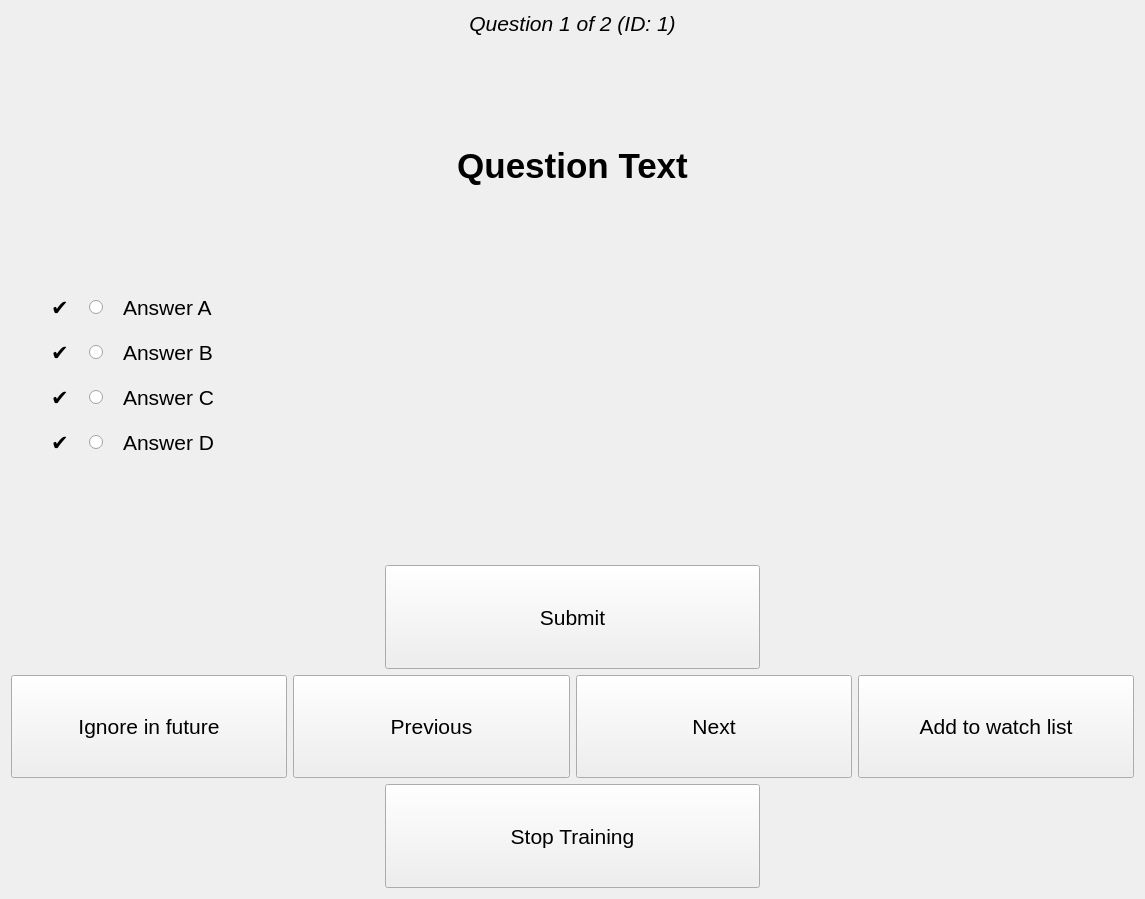
<?xml version="1.0" encoding="UTF-8"?>
<ui version="4.0">
 <class>question_widget</class>
 <widget class="QWidget" name="question_widget">
  <property name="geometry">
   <rect>
    <x>0</x>
    <y>0</y>
    <width>1145</width>
    <height>899</height>
   </rect>
  </property>
  <property name="sizePolicy">
   <sizepolicy hsizetype="Preferred" vsizetype="Preferred">
    <horstretch>0</horstretch>
    <verstretch>0</verstretch>
   </sizepolicy>
  </property>
  <property name="windowTitle">
   <string>Form</string>
  </property>
  <layout class="QVBoxLayout" name="verticalLayout_2">
   <item>
    <widget class="QLabel" name="label_question_number">
     <property name="font">
      <font>
       <pointsize>16</pointsize>
       <italic>true</italic>
      </font>
     </property>
     <property name="text">
      <string>Question 1 of 2 (ID: 1)</string>
     </property>
     <property name="alignment">
      <set>Qt::AlignCenter</set>
     </property>
    </widget>
   </item>
   <item>
    <spacer name="verticalSpacer_8">
     <property name="orientation">
      <enum>Qt::Vertical</enum>
     </property>
     <property name="sizeHint" stdset="0">
      <size>
       <width>20</width>
       <height>91</height>
      </size>
     </property>
    </spacer>
   </item>
   <item>
    <widget class="QLabel" name="label_question">
     <property name="font">
      <font>
       <pointsize>26</pointsize>
       <bold>true</bold>
      </font>
     </property>
     <property name="text">
      <string>Question Text</string>
     </property>
     <property name="alignment">
      <set>Qt::AlignCenter</set>
     </property>
     <property name="wordWrap">
      <bool>true</bool>
     </property>
    </widget>
   </item>
   <item>
    <spacer name="verticalSpacer">
     <property name="orientation">
      <enum>Qt::Vertical</enum>
     </property>
     <property name="sizeHint" stdset="0">
      <size>
       <width>20</width>
       <height>66</height>
      </size>
     </property>
    </spacer>
   </item>
   <item>
    <layout class="QHBoxLayout" name="horizontalLayout_answers">
     <item>
      <spacer name="horizontalSpacer">
       <property name="orientation">
        <enum>Qt::Horizontal</enum>
       </property>
       <property name="sizeType">
        <enum>QSizePolicy::Preferred</enum>
       </property>
       <property name="sizeHint" stdset="0">
        <size>
         <width>40</width>
         <height>20</height>
        </size>
       </property>
      </spacer>
     </item>
     <item>
      <layout class="QVBoxLayout" name="verticalLayout">
       <property name="spacing">
        <number>20</number>
       </property>
       <item>
        <layout class="QHBoxLayout" name="horizontalLayout_answer_A" stretch="0,0,1">
         <item>
          <widget class="QLabel" name="label_answer_A_result">
           <property name="font">
            <font>
             <pointsize>16</pointsize>
            </font>
           </property>
           <property name="text">
            <string>✔</string>
           </property>
           <property name="textFormat">
            <enum>Qt::RichText</enum>
           </property>
          </widget>
         </item>
         <item>
          <widget class="QRadioButton" name="radioButton_answer_A">
           <property name="sizePolicy">
            <sizepolicy hsizetype="Preferred" vsizetype="Preferred">
             <horstretch>0</horstretch>
             <verstretch>0</verstretch>
            </sizepolicy>
           </property>
           <property name="font">
            <font>
             <pointsize>16</pointsize>
            </font>
           </property>
           <property name="text">
            <string/>
           </property>
           <property name="iconSize">
            <size>
             <width>16</width>
             <height>16</height>
            </size>
           </property>
          </widget>
         </item>
         <item>
          <widget class="ClickableLabel" name="label_answer_A">
           <property name="font">
            <font>
             <pointsize>16</pointsize>
            </font>
           </property>
           <property name="text">
            <string>Answer A</string>
           </property>
           <property name="wordWrap">
            <bool>true</bool>
           </property>
          </widget>
         </item>
        </layout>
       </item>
       <item>
        <layout class="QHBoxLayout" name="horizontalLayout_answer_B" stretch="0,0,1">
         <item>
          <widget class="QLabel" name="label_answer_B_result">
           <property name="font">
            <font>
             <pointsize>16</pointsize>
            </font>
           </property>
           <property name="text">
            <string>✔</string>
           </property>
           <property name="textFormat">
            <enum>Qt::RichText</enum>
           </property>
          </widget>
         </item>
         <item>
          <widget class="QRadioButton" name="radioButton_answer_B">
           <property name="sizePolicy">
            <sizepolicy hsizetype="Preferred" vsizetype="Preferred">
             <horstretch>0</horstretch>
             <verstretch>0</verstretch>
            </sizepolicy>
           </property>
           <property name="font">
            <font>
             <pointsize>16</pointsize>
            </font>
           </property>
           <property name="text">
            <string/>
           </property>
          </widget>
         </item>
         <item>
          <widget class="ClickableLabel" name="label_answer_B">
           <property name="font">
            <font>
             <pointsize>16</pointsize>
            </font>
           </property>
           <property name="text">
            <string>Answer B</string>
           </property>
           <property name="wordWrap">
            <bool>true</bool>
           </property>
          </widget>
         </item>
        </layout>
       </item>
       <item>
        <layout class="QHBoxLayout" name="horizontalLayout_answer_C" stretch="0,0,1">
         <item>
          <widget class="QLabel" name="label_answer_C_result">
           <property name="font">
            <font>
             <pointsize>16</pointsize>
            </font>
           </property>
           <property name="text">
            <string>✔</string>
           </property>
           <property name="textFormat">
            <enum>Qt::RichText</enum>
           </property>
          </widget>
         </item>
         <item>
          <widget class="QRadioButton" name="radioButton_answer_C">
           <property name="sizePolicy">
            <sizepolicy hsizetype="Preferred" vsizetype="Preferred">
             <horstretch>0</horstretch>
             <verstretch>0</verstretch>
            </sizepolicy>
           </property>
           <property name="font">
            <font>
             <pointsize>16</pointsize>
            </font>
           </property>
           <property name="text">
            <string/>
           </property>
          </widget>
         </item>
         <item>
          <widget class="ClickableLabel" name="label_answer_C">
           <property name="font">
            <font>
             <pointsize>16</pointsize>
            </font>
           </property>
           <property name="text">
            <string>Answer C</string>
           </property>
           <property name="wordWrap">
            <bool>true</bool>
           </property>
          </widget>
         </item>
        </layout>
       </item>
       <item>
        <layout class="QHBoxLayout" name="horizontalLayout_answer_D" stretch="0,0,1">
         <item>
          <widget class="QLabel" name="label_answer_D_result">
           <property name="font">
            <font>
             <pointsize>16</pointsize>
            </font>
           </property>
           <property name="text">
            <string>✔</string>
           </property>
           <property name="textFormat">
            <enum>Qt::RichText</enum>
           </property>
          </widget>
         </item>
         <item>
          <widget class="QRadioButton" name="radioButton_answer_D">
           <property name="sizePolicy">
            <sizepolicy hsizetype="Preferred" vsizetype="Preferred">
             <horstretch>0</horstretch>
             <verstretch>0</verstretch>
            </sizepolicy>
           </property>
           <property name="font">
            <font>
             <pointsize>16</pointsize>
            </font>
           </property>
           <property name="text">
            <string/>
           </property>
          </widget>
         </item>
         <item>
          <widget class="ClickableLabel" name="label_answer_D">
           <property name="font">
            <font>
             <pointsize>16</pointsize>
            </font>
           </property>
           <property name="text">
            <string>Answer D</string>
           </property>
           <property name="wordWrap">
            <bool>true</bool>
           </property>
          </widget>
         </item>
        </layout>
       </item>
      </layout>
     </item>
     <item>
      <spacer name="horizontalSpacer_2">
       <property name="orientation">
        <enum>Qt::Horizontal</enum>
       </property>
       <property name="sizeType">
        <enum>QSizePolicy::Preferred</enum>
       </property>
       <property name="sizeHint" stdset="0">
        <size>
         <width>40</width>
         <height>20</height>
        </size>
       </property>
      </spacer>
     </item>
    </layout>
   </item>
   <item>
    <spacer name="verticalSpacer_6">
     <property name="orientation">
      <enum>Qt::Vertical</enum>
     </property>
     <property name="sizeType">
      <enum>QSizePolicy::Expanding</enum>
     </property>
     <property name="sizeHint" stdset="0">
      <size>
       <width>20</width>
       <height>24</height>
      </size>
     </property>
    </spacer>
   </item>
   <item>
    <layout class="QHBoxLayout" name="horizontalLayout_5">
     <item>
      <spacer name="horizontalSpacer_9">
       <property name="orientation">
        <enum>Qt::Horizontal</enum>
       </property>
       <property name="sizeType">
        <enum>QSizePolicy::Expanding</enum>
       </property>
       <property name="sizeHint" stdset="0">
        <size>
         <width>200</width>
         <height>20</height>
        </size>
       </property>
      </spacer>
     </item>
     <item>
      <widget class="QPushButton" name="button_submit">
       <property name="sizePolicy">
        <sizepolicy hsizetype="MinimumExpanding" vsizetype="MinimumExpanding">
         <horstretch>0</horstretch>
         <verstretch>0</verstretch>
        </sizepolicy>
       </property>
       <property name="font">
        <font>
         <pointsize>16</pointsize>
         <italic>false</italic>
         <bold>false</bold>
         <underline>false</underline>
         <strikeout>false</strikeout>
        </font>
       </property>
       <property name="text">
        <string>Submit</string>
       </property>
      </widget>
     </item>
     <item>
      <spacer name="horizontalSpacer_10">
       <property name="orientation">
        <enum>Qt::Horizontal</enum>
       </property>
       <property name="sizeType">
        <enum>QSizePolicy::Expanding</enum>
       </property>
       <property name="sizeHint" stdset="0">
        <size>
         <width>200</width>
         <height>20</height>
        </size>
       </property>
      </spacer>
     </item>
    </layout>
   </item>
   <item>
    <spacer name="verticalSpacer_7">
     <property name="orientation">
      <enum>Qt::Vertical</enum>
     </property>
     <property name="sizeType">
      <enum>QSizePolicy::Preferred</enum>
     </property>
     <property name="sizeHint" stdset="0">
      <size>
       <width>20</width>
       <height>0</height>
      </size>
     </property>
    </spacer>
   </item>
   <item>
    <layout class="QHBoxLayout" name="horizontalLayout_6">
     <item>
      <widget class="QPushButton" name="button_done">
       <property name="sizePolicy">
        <sizepolicy hsizetype="MinimumExpanding" vsizetype="MinimumExpanding">
         <horstretch>0</horstretch>
         <verstretch>0</verstretch>
        </sizepolicy>
       </property>
       <property name="font">
        <font>
         <pointsize>16</pointsize>
        </font>
       </property>
       <property name="text">
        <string>Ignore in future</string>
       </property>
       <property name="checkable">
        <bool>true</bool>
       </property>
      </widget>
     </item>
     <item>
      <widget class="QPushButton" name="button_previous">
       <property name="sizePolicy">
        <sizepolicy hsizetype="MinimumExpanding" vsizetype="MinimumExpanding">
         <horstretch>0</horstretch>
         <verstretch>0</verstretch>
        </sizepolicy>
       </property>
       <property name="font">
        <font>
         <pointsize>16</pointsize>
        </font>
       </property>
       <property name="text">
        <string>Previous</string>
       </property>
      </widget>
     </item>
     <item>
      <widget class="QPushButton" name="button_next">
       <property name="sizePolicy">
        <sizepolicy hsizetype="MinimumExpanding" vsizetype="MinimumExpanding">
         <horstretch>0</horstretch>
         <verstretch>0</verstretch>
        </sizepolicy>
       </property>
       <property name="font">
        <font>
         <pointsize>16</pointsize>
        </font>
       </property>
       <property name="text">
        <string>Next</string>
       </property>
      </widget>
     </item>
     <item>
      <widget class="QPushButton" name="button_watch">
       <property name="sizePolicy">
        <sizepolicy hsizetype="MinimumExpanding" vsizetype="MinimumExpanding">
         <horstretch>0</horstretch>
         <verstretch>0</verstretch>
        </sizepolicy>
       </property>
       <property name="font">
        <font>
         <pointsize>16</pointsize>
        </font>
       </property>
       <property name="text">
        <string>Add to watch list</string>
       </property>
       <property name="checkable">
        <bool>true</bool>
       </property>
       <property name="checked">
        <bool>false</bool>
       </property>
      </widget>
     </item>
    </layout>
   </item>
   <item>
    <spacer name="verticalSpacer_2">
     <property name="orientation">
      <enum>Qt::Vertical</enum>
     </property>
     <property name="sizeType">
      <enum>QSizePolicy::Preferred</enum>
     </property>
     <property name="sizeHint" stdset="0">
      <size>
       <width>20</width>
       <height>0</height>
      </size>
     </property>
    </spacer>
   </item>
   <item>
    <layout class="QHBoxLayout" name="horizontalLayout_7">
     <item>
      <spacer name="horizontalSpacer_11">
       <property name="orientation">
        <enum>Qt::Horizontal</enum>
       </property>
       <property name="sizeHint" stdset="0">
        <size>
         <width>40</width>
         <height>20</height>
        </size>
       </property>
      </spacer>
     </item>
     <item>
      <widget class="QPushButton" name="button_home">
       <property name="sizePolicy">
        <sizepolicy hsizetype="MinimumExpanding" vsizetype="MinimumExpanding">
         <horstretch>0</horstretch>
         <verstretch>0</verstretch>
        </sizepolicy>
       </property>
       <property name="font">
        <font>
         <pointsize>16</pointsize>
        </font>
       </property>
       <property name="text">
        <string>Stop Training</string>
       </property>
      </widget>
     </item>
     <item>
      <spacer name="horizontalSpacer_12">
       <property name="orientation">
        <enum>Qt::Horizontal</enum>
       </property>
       <property name="sizeHint" stdset="0">
        <size>
         <width>40</width>
         <height>20</height>
        </size>
       </property>
      </spacer>
     </item>
    </layout>
   </item>
  </layout>
 </widget>
 <customwidgets>
  <customwidget>
   <class>ClickableLabel</class>
   <extends>QLabel</extends>
   <header>pilot_utils/azf_trainer/ui/clickable_label</header>
  </customwidget>
 </customwidgets>
 <resources/>
 <connections/>
</ui>
